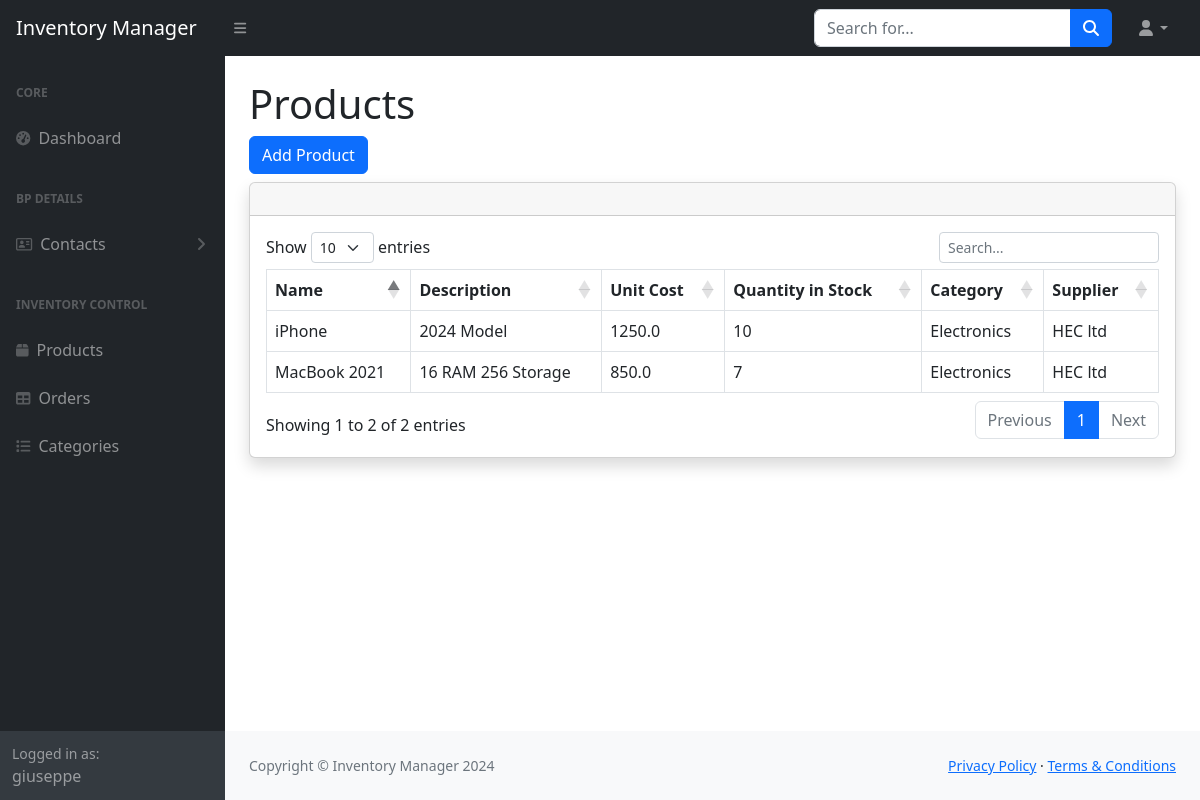
The page /products (signed in) on the database as committed earlier.
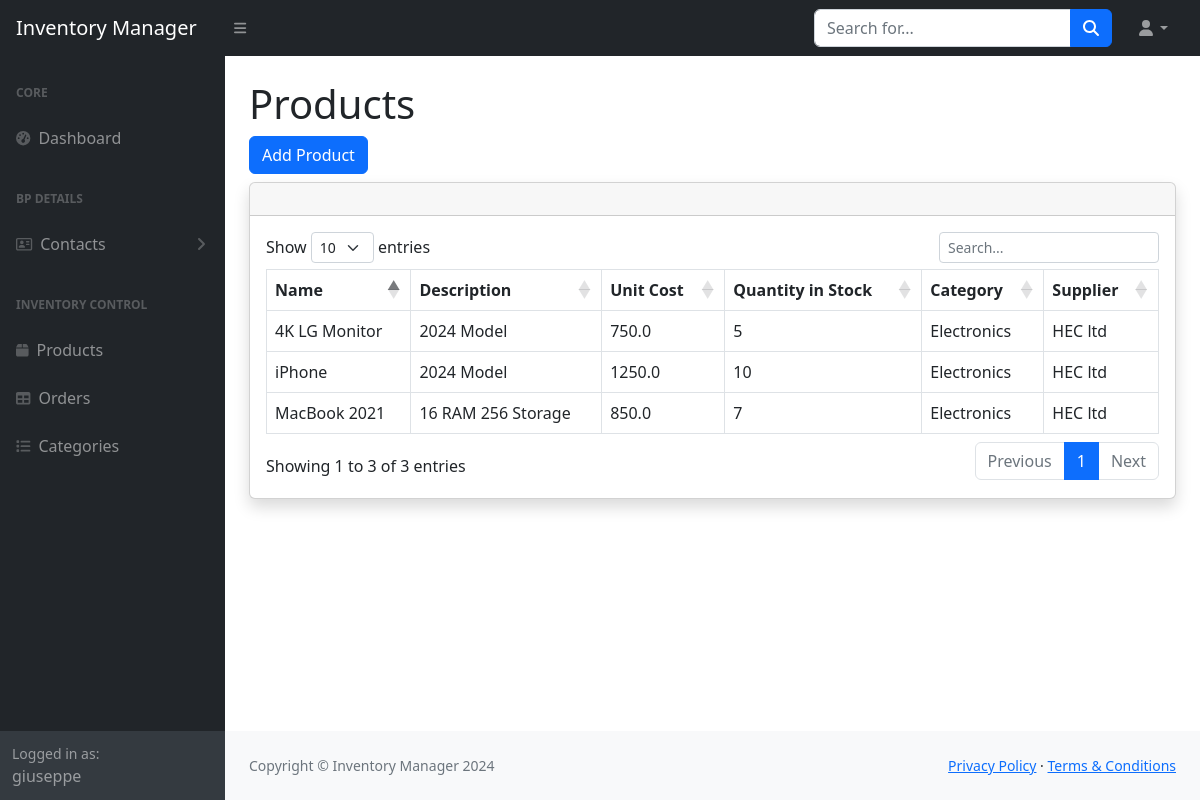
The same page on the database as committed later.
### inventorymanager/models.py (models this page shows, shortened)
class Product(models.Model):
    name = models.CharField(max_length=140, null = False)
    description = models.CharField(max_length=75)
    unit_cost = models.FloatField(null = False)
    quantity_in_stock = models.IntegerField(null=False)
    category = models.ForeignKey(Category, on_delete=models.CASCADE, related_name="products")
    supplier = models.ForeignKey(Supplier, on_delete=models.CASCADE, related_name="products")

class Category(models.Model):
    name = models.CharField(max_length=140, null = False)
    description = models.CharField(max_length=75)
    def __str__(self):
        return f'{self.name}'
    class Meta:
            verbose_name_plural = "Categories"

class Supplier(models.Model):
    name = models.CharField(max_length=140, null = False)
    contact_name = models.CharField(max_length=75)
    contact_email = models.CharField(max_length=75)
    contact_phone = models.CharField(max_length=15)
    def __str__(self):
        return f'{self.name}'

### inventorymanager/views.py (the view)
# urls.py: path("products", views.product_view, name="products"),
@login_required
def product_view(request):
    products = Product.objects.all()
    return render(request, 'inventorymanager/products.html', {
            "products": products,
        })

### inventorymanager/templates/inventorymanager/products.html (shortened to what this page needs)
{% extends "inventorymanager/layout.html" %}
{% block body %}
<h1 class="mt-4">Products</h1>
<a type="button" class="btn btn-primary mb-2" href="{% url 'create_product' %}">Add Product</a>
    <div class="card shadow mb-4">
            <div class="card-header py-3">
            </div>
            <div class="card-body">
                <div class="table-responsive">
                    <table id="productsTable" class="table table-bordered" data-type="product" width="100%" cellspacing="0">
                        <thead>
                            <tr>
                                <th>Name</th>
                                <th>Description</th>
                                <th>Unit Cost</th>
                                <th>Quantity in Stock</th>
                                <th>Category</th>
                                <th>Supplier</th>
                            </tr>
                        </thead>
                        <tbody>
                            {% for product in products %}
                            <tr data-id="{{ product.id }}">
                                <td>{{ product.name}}</td>
                                <td>{{ product.description}}</td>
                                <td>{{ product.unit_cost}}</td>
                                <td>{{ product.quantity_in_stock}}</td>
                                <td>{{ product.category}}</td>
                                <td>{{ product.supplier}}</td>
                            </tr>
                            {% endfor %}
                        </tbody>
                    </table>
            </div>
        </div>
</div>
{% endblock body %}

Rows that differ between the two databases and show on the page:
added Product: name "4K LG Monitor", description "2024 Model", unit_cost "750.0", quantity_in_stock "5", category "Electronics", supplier "HEC ltd"
Other text that changed with them:
text written by a page script: "Show entries Showing 1 to 2 of 2 entries Previous 1 Next" → "Show entries Showing 1 to 3 of 3 entries Previous 1 Next"
